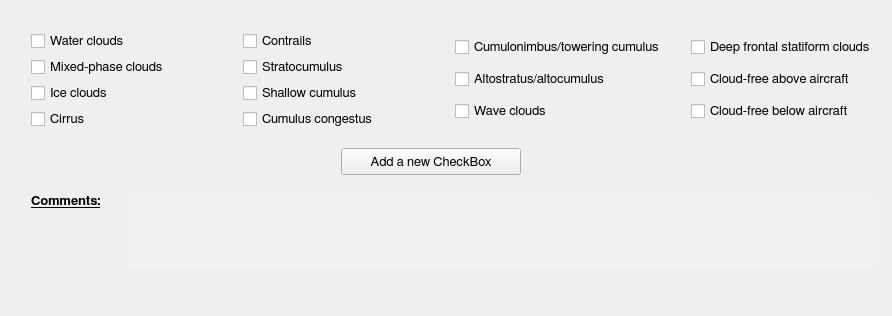
          <widget class="QWidget" name="tabWidgetPage6">
           <attribute name="title">
            <string>Cloud Types and Forms Sampled During Flight</string>
           </attribute>
           <layout class="QGridLayout" name="gridLayout_20">
            <item row="1" column="1">
             <layout class="QVBoxLayout" name="verticalLayout_62">
              <item>
               <layout class="QHBoxLayout" name="horizontalLayout_23">
                <property name="spacing">
                 <number>6</number>
                </property>
                <item>
                 <layout class="QVBoxLayout" name="verticalLayout_16">
                  <item>
                   <widget class="QCheckBox" name="waterCloudsCheck">
                    <property name="font">
                     <font>
                      <family>FreeSans</family>
                      <pointsize>10</pointsize>
                      <weight>50</weight>
                      <bold>false</bold>
                      <stylestrategy>PreferAntialias</stylestrategy>
                      <kerning>true</kerning>
                     </font>
                    </property>
                    <property name="text">
                     <string>Water clouds</string>
                    </property>
                   </widget>
                  </item>
                  <item>
                   <widget class="QCheckBox" name="mixedPhaseCloudsCheck">
                    <property name="font">
                     <font>
                      <family>FreeSans</family>
                      <pointsize>10</pointsize>
                      <weight>50</weight>
                      <bold>false</bold>
                      <stylestrategy>PreferAntialias</stylestrategy>
                      <kerning>true</kerning>
                     </font>
                    </property>
                    <property name="text">
                     <string>Mixed-phase clouds</string>
                    </property>
                   </widget>
                  </item>
                  <item>
                   <widget class="QCheckBox" name="iceCloudsCheck">
                    <property name="font">
                     <font>
                      <family>FreeSans</family>
                      <pointsize>10</pointsize>
                      <weight>50</weight>
                      <bold>false</bold>
                      <stylestrategy>PreferAntialias</stylestrategy>
                      <kerning>true</kerning>
                     </font>
                    </property>
                    <property name="text">
                     <string>Ice clouds</string>
                    </property>
                   </widget>
                  </item>
                  <item>
                   <widget class="QCheckBox" name="cirrusCheck">
                    <property name="font">
                     <font>
                      <family>FreeSans</family>
                      <pointsize>10</pointsize>
                      <weight>50</weight>
                      <bold>false</bold>
                      <stylestrategy>PreferAntialias</stylestrategy>
                      <kerning>true</kerning>
                     </font>
                    </property>
                    <property name="text">
                     <string>Cirrus</string>
                    </property>
                   </widget>
                  </item>
                 </layout>
                </item>
                <item>
                 <spacer name="horizontalSpacer_126">
                  <property name="orientation">
                   <enum>Qt::Horizontal</enum>
                  </property>
                  <property name="sizeType">
                   <enum>QSizePolicy::Fixed</enum>
                  </property>
                  <property name="sizeHint" stdset="0">
                   <size>
                    <width>20</width>
                    <height>20</height>
                   </size>
                  </property>
                 </spacer>
                </item>
                <item>
                 <layout class="QVBoxLayout" name="verticalLayout_17">
                  <item>
                   <widget class="QCheckBox" name="contrailsCheck">
                    <property name="font">
                     <font>
                      <family>FreeSans</family>
                      <pointsize>10</pointsize>
                      <weight>50</weight>
                      <bold>false</bold>
                      <stylestrategy>PreferAntialias</stylestrategy>
                      <kerning>true</kerning>
                     </font>
                    </property>
                    <property name="text">
                     <string>Contrails</string>
                    </property>
                   </widget>
                  </item>
                  <item>
                   <widget class="QCheckBox" name="stratocumulusCheck">
                    <property name="font">
                     <font>
                      <family>FreeSans</family>
                      <pointsize>10</pointsize>
                      <weight>50</weight>
                      <bold>false</bold>
                      <stylestrategy>PreferAntialias</stylestrategy>
                      <kerning>true</kerning>
                     </font>
                    </property>
                    <property name="text">
                     <string>Stratocumulus</string>
                    </property>
                   </widget>
                  </item>
                  <item>
                   <widget class="QCheckBox" name="shallowCumulusCheck">
                    <property name="font">
                     <font>
                      <family>FreeSans</family>
                      <pointsize>10</pointsize>
                      <weight>50</weight>
                      <bold>false</bold>
                      <stylestrategy>PreferAntialias</stylestrategy>
                      <kerning>true</kerning>
                     </font>
                    </property>
                    <property name="text">
                     <string>Shallow cumulus</string>
                    </property>
                   </widget>
                  </item>
                  <item>
                   <widget class="QCheckBox" name="cumulusCongestusCheck">
                    <property name="font">
                     <font>
                      <family>FreeSans</family>
                      <pointsize>10</pointsize>
                      <weight>50</weight>
                      <bold>false</bold>
                      <stylestrategy>PreferAntialias</stylestrategy>
                      <kerning>true</kerning>
                     </font>
                    </property>
                    <property name="text">
                     <string>Cumulus congestus</string>
                    </property>
                   </widget>
                  </item>
                 </layout>
                </item>
                <item>
                 <spacer name="horizontalSpacer_127">
                  <property name="orientation">
                   <enum>Qt::Horizontal</enum>
                  </property>
                  <property name="sizeType">
                   <enum>QSizePolicy::Fixed</enum>
                  </property>
                  <property name="sizeHint" stdset="0">
                   <size>
                    <width>20</width>
                    <height>20</height>
                   </size>
                  </property>
                 </spacer>
                </item>
                <item>
                 <layout class="QVBoxLayout" name="verticalLayout_18">
                  <item>
                   <widget class="QCheckBox" name="cumulonimbusToweringCumulusCheck">
                    <property name="font">
                     <font>
                      <family>FreeSans</family>
                      <pointsize>10</pointsize>
                      <weight>50</weight>
                      <bold>false</bold>
                      <stylestrategy>PreferAntialias</stylestrategy>
                      <kerning>true</kerning>
                     </font>
                    </property>
                    <property name="text">
                     <string>Cumulonimbus/towering cumulus</string>
                    </property>
                   </widget>
                  </item>
                  <item>
                   <widget class="QCheckBox" name="altostratusAltocumulusCheck">
                    <property name="font">
                     <font>
                      <family>FreeSans</family>
                      <pointsize>10</pointsize>
                      <weight>50</weight>
                      <bold>false</bold>
                      <stylestrategy>PreferAntialias</stylestrategy>
                      <kerning>true</kerning>
                     </font>
                    </property>
                    <property name="text">
                     <string>Altostratus/altocumulus</string>
                    </property>
                   </widget>
                  </item>
                  <item>
                   <widget class="QCheckBox" name="waveCloudsCheck">
                    <property name="font">
                     <font>
                      <family>FreeSans</family>
                      <pointsize>10</pointsize>
                      <weight>50</weight>
                      <bold>false</bold>
                      <stylestrategy>PreferAntialias</stylestrategy>
                      <kerning>true</kerning>
                     </font>
                    </property>
                    <property name="text">
                     <string>Wave clouds</string>
                    </property>
                   </widget>
                  </item>
                 </layout>
                </item>
                <item>
                 <spacer name="horizontalSpacer_128">
                  <property name="orientation">
                   <enum>Qt::Horizontal</enum>
                  </property>
                  <property name="sizeType">
                   <enum>QSizePolicy::Fixed</enum>
                  </property>
                  <property name="sizeHint" stdset="0">
                   <size>
                    <width>20</width>
                    <height>20</height>
                   </size>
                  </property>
                 </spacer>
                </item>
                <item>
                 <layout class="QVBoxLayout" name="verticalLayout_48">
                  <item>
                   <widget class="QCheckBox" name="deepFrontalStratiformCloudsCheck">
                    <property name="font">
                     <font>
                      <family>FreeSans</family>
                      <pointsize>10</pointsize>
                      <weight>50</weight>
                      <bold>false</bold>
                      <stylestrategy>PreferAntialias</stylestrategy>
                      <kerning>true</kerning>
                     </font>
                    </property>
                    <property name="text">
                     <string>Deep frontal statiform clouds</string>
                    </property>
                   </widget>
                  </item>
                  <item>
                   <widget class="QCheckBox" name="cloudFreeAboveAircraftCheck">
                    <property name="font">
                     <font>
                      <family>FreeSans</family>
                      <pointsize>10</pointsize>
                      <weight>50</weight>
                      <bold>false</bold>
                      <stylestrategy>PreferAntialias</stylestrategy>
                      <kerning>true</kerning>
                     </font>
                    </property>
                    <property name="text">
                     <string>Cloud-free above aircraft</string>
                    </property>
                   </widget>
                  </item>
                  <item>
                   <widget class="QCheckBox" name="cloudFreeBelowAircraftCheck">
                    <property name="font">
                     <font>
                      <family>FreeSans</family>
                      <pointsize>10</pointsize>
                      <weight>50</weight>
                      <bold>false</bold>
                      <stylestrategy>PreferAntialias</stylestrategy>
                      <kerning>true</kerning>
                     </font>
                    </property>
                    <property name="text">
                     <string>Cloud-free below aircraft</string>
                    </property>
                   </widget>
                  </item>
                 </layout>
                </item>
               </layout>
              </item>
              <item>
               <spacer name="verticalSpacer_26">
                <property name="orientation">
                 <enum>Qt::Vertical</enum>
                </property>
                <property name="sizeType">
                 <enum>QSizePolicy::Fixed</enum>
                </property>
                <property name="sizeHint" stdset="0">
                 <size>
                  <width>20</width>
                  <height>13</height>
                 </size>
                </property>
               </spacer>
              </item>
              <item>
               <layout class="QHBoxLayout" name="horizontalLayout_64">
                <item>
                 <spacer name="horizontalSpacer_64">
                  <property name="orientation">
                   <enum>Qt::Horizontal</enum>
                  </property>
                  <property name="sizeHint" stdset="0">
                   <size>
                    <width>40</width>
                    <height>20</height>
                   </size>
                  </property>
                 </spacer>
                </item>
                <item>
                 <widget class="QPushButton" name="ct_addButton">
                  <property name="minimumSize">
                   <size>
                    <width>180</width>
                    <height>27</height>
                   </size>
                  </property>
                  <property name="maximumSize">
                   <size>
                    <width>180</width>
                    <height>27</height>
                   </size>
                  </property>
                  <property name="font">
                   <font>
                    <family>FreeSans</family>
                    <pointsize>10</pointsize>
                    <weight>50</weight>
                    <bold>false</bold>
                    <stylestrategy>PreferAntialias</stylestrategy>
                    <kerning>true</kerning>
                   </font>
                  </property>
                  <property name="text">
                   <string>Add a new CheckBox</string>
                  </property>
                  <property name="flat">
                   <bool>false</bool>
                  </property>
                 </widget>
                </item>
                <item>
                 <spacer name="horizontalSpacer_65">
                  <property name="orientation">
                   <enum>Qt::Horizontal</enum>
                  </property>
                  <property name="sizeType">
                   <enum>QSizePolicy::Fixed</enum>
                  </property>
                  <property name="sizeHint" stdset="0">
                   <size>
                    <width>13</width>
                    <height>20</height>
                   </size>
                  </property>
                 </spacer>
                </item>
                <item>
                 <widget class="QToolButton" name="ct_infoButton">
                  <property name="minimumSize">
                   <size>
                    <width>27</width>
                    <height>27</height>
                   </size>
                  </property>
                  <property name="maximumSize">
                   <size>
                    <width>27</width>
                    <height>27</height>
                   </size>
                  </property>
                  <property name="styleSheet">
                   <string notr="true">QToolButton:hover {border: 1px solid gray; border-radius: 4px; background-color: qlineargradient(x1: 0, y1: 0, x2: 0, y2: 1, stop: 0 #f6f7fa, stop: 1 #dadbde); width: 27px; height: 27px;}

QToolButton:pressed {background-color: qlineargradient(x1: 0, y1: 0, x2: 0, y2: 1, stop: 0 #dadbde, stop: 1 #f6f7fa);}

QToolButton:flat {border: none;}</string>
                  </property>
                  <property name="text">
                   <string/>
                  </property>
                  <property name="icon">
                   <iconset>
                    <normaloff>icons/info_icon.png</normaloff>icons/info_icon.png</iconset>
                  </property>
                  <property name="iconSize">
                   <size>
                    <width>27</width>
                    <height>27</height>
                   </size>
                  </property>
                  <property name="autoRaise">
                   <bool>true</bool>
                  </property>
                 </widget>
                </item>
                <item>
                 <spacer name="horizontalSpacer_66">
                  <property name="orientation">
                   <enum>Qt::Horizontal</enum>
                  </property>
                  <property name="sizeHint" stdset="0">
                   <size>
                    <width>40</width>
                    <height>20</height>
                   </size>
                  </property>
                 </spacer>
                </item>
               </layout>
              </item>
              <item>
               <layout class="QGridLayout" name="gridLayout_10"/>
              </item>
              <item>
               <spacer name="verticalSpacer_39">
                <property name="orientation">
                 <enum>Qt::Vertical</enum>
                </property>
                <property name="sizeType">
                 <enum>QSizePolicy::Fixed</enum>
                </property>
                <property name="sizeHint" stdset="0">
                 <size>
                  <width>20</width>
                  <height>13</height>
                 </size>
                </property>
               </spacer>
              </item>
              <item>
               <layout class="QHBoxLayout" name="horizontalLayout_24">
                <item>
                 <layout class="QVBoxLayout" name="verticalLayout_49">
                  <item>
                   <widget class="QLabel" name="label_17">
                    <property name="minimumSize">
                     <size>
                      <width>90</width>
                      <height>27</height>
                     </size>
                    </property>
                    <property name="maximumSize">
                     <size>
                      <width>16777215</width>
                      <height>27</height>
                     </size>
                    </property>
                    <property name="font">
                     <font>
                      <family>FreeSans</family>
                      <pointsize>10</pointsize>
                      <weight>75</weight>
                      <italic>false</italic>
                      <bold>true</bold>
                      <underline>true</underline>
                      <stylestrategy>PreferAntialias</stylestrategy>
                      <kerning>true</kerning>
                     </font>
                    </property>
                    <property name="text">
                     <string>Comments:</string>
                    </property>
                    <property name="alignment">
                     <set>Qt::AlignLeading|Qt::AlignLeft|Qt::AlignTop</set>
                    </property>
                   </widget>
                  </item>
                  <item>
                   <spacer name="verticalSpacer_40">
                    <property name="orientation">
                     <enum>Qt::Vertical</enum>
                    </property>
                    <property name="sizeHint" stdset="0">
                     <size>
                      <width>20</width>
                      <height>18</height>
                     </size>
                    </property>
                   </spacer>
                  </item>
                 </layout>
                </item>
                <item>
                 <widget class="QTextEdit" name="CTOtherTextBox">
                  <property name="minimumSize">
                   <size>
                    <width>750</width>
                    <height>75</height>
                   </size>
                  </property>
                  <property name="maximumSize">
                   <size>
                    <width>16777215</width>
                    <height>75</height>
                   </size>
                  </property>
                  <property name="font">
                   <font>
                    <family>FreeSans</family>
                    <pointsize>10</pointsize>
                    <weight>50</weight>
                    <bold>false</bold>
                    <stylestrategy>PreferAntialias</stylestrategy>
                   </font>
                  </property>
                  <property name="styleSheet">
                   <string notr="true">QTextEdit {
	border-radius: 3px;
   padding: 1px 4px 1px 4px;
	background-color:  rgb(240, 240, 240);
}</string>
                  </property>
                  <property name="frameShape">
                   <enum>QFrame::NoFrame</enum>
                  </property>
                 </widget>
                </item>
               </layout>
              </item>
             </layout>
            </item>
            <item row="1" column="2">
             <spacer name="horizontalSpacer_42">
              <property name="orientation">
               <enum>Qt::Horizontal</enum>
              </property>
              <property name="sizeHint" stdset="0">
               <size>
                <width>4</width>
                <height>20</height>
               </size>
              </property>
             </spacer>
            </item>
            <item row="2" column="1">
             <spacer name="verticalSpacer_12">
              <property name="orientation">
               <enum>Qt::Vertical</enum>
              </property>
              <property name="sizeHint" stdset="0">
               <size>
                <width>20</width>
                <height>36</height>
               </size>
              </property>
             </spacer>
            </item>
            <item row="1" column="0">
             <spacer name="horizontalSpacer_125">
              <property name="orientation">
               <enum>Qt::Horizontal</enum>
              </property>
              <property name="sizeType">
               <enum>QSizePolicy::Fixed</enum>
              </property>
              <property name="sizeHint" stdset="0">
               <size>
                <width>20</width>
                <height>20</height>
               </size>
              </property>
             </spacer>
            </item>
            <item row="0" column="1">
             <spacer name="verticalSpacer_67">
              <property name="orientation">
               <enum>Qt::Vertical</enum>
              </property>
              <property name="sizeType">
               <enum>QSizePolicy::Fixed</enum>
              </property>
              <property name="sizeHint" stdset="0">
               <size>
                <width>20</width>
                <height>20</height>
               </size>
              </property>
             </spacer>
            </item>
           </layout>
          </widget>
